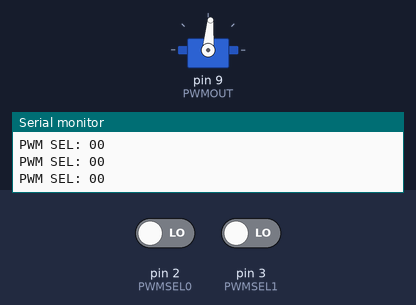
Bench run of a sketch on a simulated Arduino Uno, built with avr-gcc and run on an emulated ATmega328P. On the bench: servo, the last lines printed to the serial monitor. The inputs (shaded band) are chosen by the test bench; at power-on: pin 2 (PWMSEL0) LOW, pin 3 (PWMSEL1) LOW.

Above: at 2.8 s.
2.9 s: pin 2 (PWMSEL0) driven HIGH
At 3.3 s:
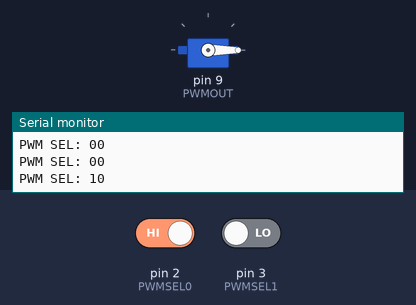
4.5 s: pin 2 (PWMSEL0) driven LOW
At 6.0 s:
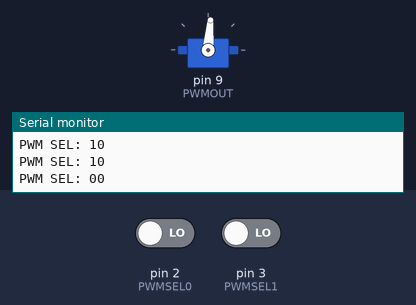
Timing chart, 0 to 7.5 s (numbered marks = the images above; inputs shaded):
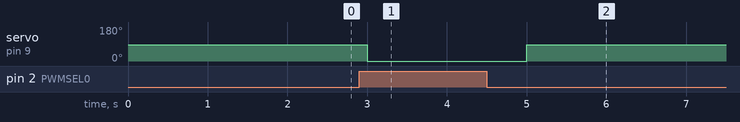

The sketch:

servo_controller.ino
```cpp
/*
 * This program takes as input two digital inputs (defined as PWMSEL0 and PWMSEL1).
 * It then uses these two inputs to determine the PWM to output.
 *
 * PWMSEL0: HIGH  => Do Not Rotate Servo
 *          LOW   => Rotate Servo
 * PWMSEL1: HIGH  => Rotate Counter Clockwise (Lower)
 *          LOW   => Rotate Clockwise (Raise)
 *  ** PWMSEL* reads HIGH when open, LOW when closed
 */
#include <Servo.h>

// Pin Assignments
const int PWMSEL0 = 2;
const int PWMSEL1 = 3;
const int PWMOUT  = 9;

Servo servo;

void setup() {
  Serial.begin(115200);             // Initialize Serial Output to Console

  pinMode(PWMSEL0, INPUT);          // Set pins as inputs (control servo direction)
  pinMode(PWMSEL1, INPUT);

  servo.attach(PWMOUT);             // PWM Output
}

void loop() {
  int pwm_sel0 = digitalRead(PWMSEL0);
  int pwm_sel1 = digitalRead(PWMSEL1);

  Serial.print("PWM SEL: ");
  Serial.print(pwm_sel0);
  Serial.println(pwm_sel1);

  /*
   * PWM SEL0 Determines whether or not Servo should move
   * PWM SEL1 Determines CW or CCW
   */
  /*
  if(pwm_sel0 == HIGH) {
    // Servo Should be stationary
    servo.write(90);
  } else if(pwm_sel1 == HIGH) {
    // Rotate Servo CW
    servo.write(180);
  } else {
    // Rotate Servo CCW
    servo.write(0);
  }
  */

  /*
   *  Currently, only support for raising the Dog Feeder
   *  on Web App. Therefore, we will use a simpler model
   *  for now and only use one select input.
   */
  if(pwm_sel0 == HIGH)
  {
    // Rotate CW
    servo.write(0);
  }
  else
  {
    servo.write(85);
  }

  delay(1000);                // Update Every Second
}
```

Measured:
- after the input at 2.9 s, servo on pin 9 (PWMOUT): 85° → 0° after 0.10 s
- after the input at 4.5 s, servo on pin 9 (PWMOUT): 0° → 85° after 0.50 s
